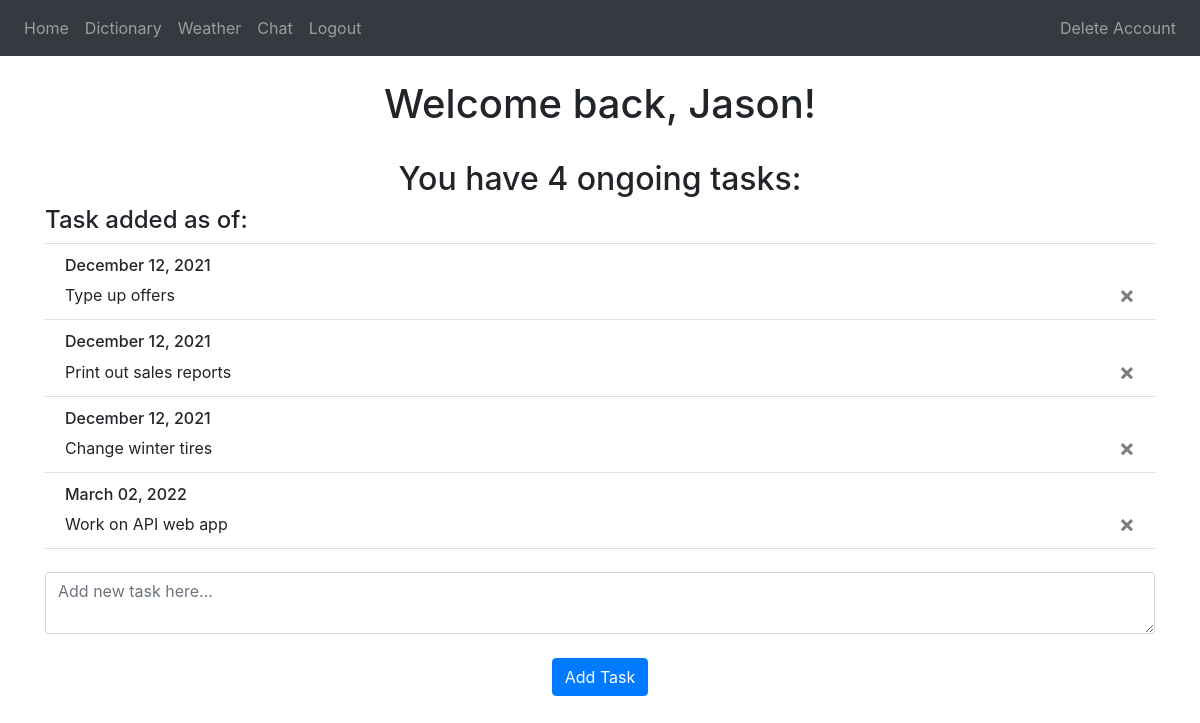
Screenshot of / (signed in) with the database file from the repository.
### website/models.py (models this page shows)
class User(db.Model, UserMixin):
    id = db.Column(db.Integer, primary_key=True)
    email = db.Column(db.String(150), unique=True)
    password = db.Column(db.String(150))
    first_name = db.Column(db.String(150))
    tasks = db.relationship('Task')
    cities = db.relationship('City')

class Task(db.Model):
    id = db.Column(db.Integer, primary_key=True)
    data = db.Column(db.String(1000))
    date = db.Column(db.DateTime(timezone=True), default=func.now())
    user_id = db.Column(db.Integer, db.ForeignKey('user.id'))

### website/views.py (the view, shortened to what this page needs)
@views.route('/', methods=['GET', 'POST'])
@login_required
def home():
    return render_template("home.html", user=current_user)

### website/__init__.py (called while the page is built)
def create_app():
    app = Flask(__name__) # Refers the name of the current file
    app.config['SECRET_KEY'] = 'my first web'
    app.config['SQLALCHEMY_TRACK_MODIFICATIONS'] = False
    app.config['SQLALCHEMY_DATABASE_URI'] = f'sqlite:///{DB_NAME}'
    db.init_app(app)
    from .views import views
    from .auth import auth
    app.register_blueprint(views, url_prefix='/')
    app.register_blueprint(auth, url_prefix='/')
    from .models import User
    create_database(app)
    login_manager = LoginManager()
    login_manager.login_view = 'auth.login'
    login_manager.init_app(app)
    @login_manager.user_loader
    def load_user(id):
        return User.query.get(int(id))
    return app

### website/templates/home.html (shortened to what this page needs)
{% extends "base.html" %} {% block title %}Home{% endblock %}
{% block content %}
<br />
<h1 align="center">Welcome back, {{ user.first_name }}!</h1>
<br />
<ul class="list-group list-group-flush" id="tasks">
    <h2 align="center">You have {{ user.tasks | length }} ongoing tasks:</h2>
    <h4>Task added as of: </h4>
    {% for task in user.tasks %}
    <li class="list-group-item" id="fade-in">
        <h6>{{ task.date.strftime("%B %d, %Y") }}</h6> {{ task.data }}
        <button type="button" class="close" onClick="deleteTask({{ task.id }})">
            <span aria-hidden="true">&times;</span>
        </button>
    </li>
    {% endfor %}
</ul>
<form method="POST">
    <br />
    <textarea name="task" id="task" placeholder="Add new task here..." class="form-control"></textarea>
    <br />
    <div align="center">
        <button type="submit" class="btn btn-primary">Add Task</button>
    </div>
</form>
{% endblock %}

### rows the page displays
User: first_name "Jason"
Task: date "December 12, 2021", data "Type up offers"
Task: date "December 12, 2021", data "Print out sales reports"
Task: date "December 12, 2021", data "Change winter tires"
Task: date "March 02, 2022", data "Work on API web app"

### other values shown
{{ user.tasks | length }} "4"
